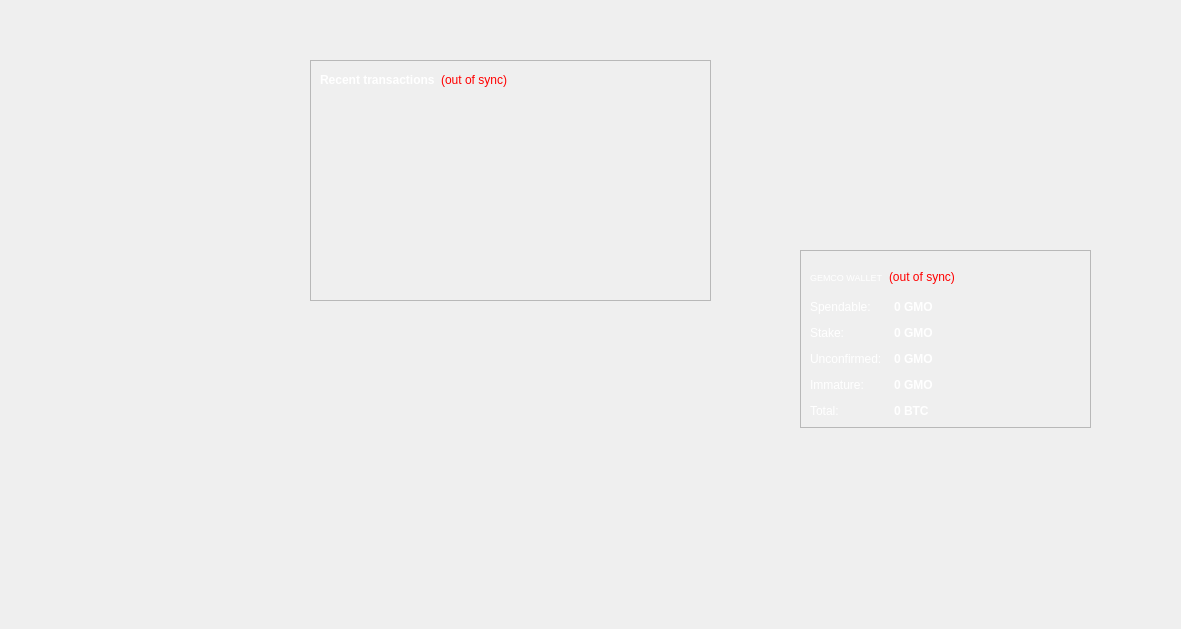
<?xml version="1.0" encoding="UTF-8"?>
<ui version="4.0">
 <class>OverviewPage</class>
 <widget class="QWidget" name="OverviewPage">
  <property name="geometry">
   <rect>
    <x>0</x>
    <y>0</y>
    <width>1181</width>
    <height>629</height>
   </rect>
  </property>
  <property name="windowTitle">
   <string>Form</string>
  </property>
  <property name="styleSheet">
   <string notr="true">color: rgb(255, 255, 255);</string>
  </property>
  <widget class="QWidget" name="">
   <property name="geometry">
    <rect>
     <x>310</x>
     <y>60</y>
     <width>401</width>
     <height>241</height>
    </rect>
   </property>
   <layout class="QVBoxLayout" name="verticalLayout_3">
    <item>
     <widget class="QFrame" name="frame_2">
      <property name="styleSheet">
       <string notr="true">color: rgb(255, 255, 255);</string>
      </property>
      <property name="frameShape">
       <enum>QFrame::StyledPanel</enum>
      </property>
      <property name="frameShadow">
       <enum>QFrame::Raised</enum>
      </property>
      <layout class="QVBoxLayout" name="verticalLayout">
       <item>
        <layout class="QHBoxLayout" name="horizontalLayout_2">
         <item>
          <widget class="QLabel" name="label_4">
           <property name="text">
            <string>&lt;b&gt;Recent transactions&lt;/b&gt;</string>
           </property>
          </widget>
         </item>
         <item>
          <widget class="QLabel" name="labelTransactionsStatus">
           <property name="toolTip">
            <string>The displayed information may be out of date. Your wallet automatically synchronizes with the GEMCO network after a connection is established, but this process has not completed yet.</string>
           </property>
           <property name="styleSheet">
            <string notr="true">QLabel { color: red; }</string>
           </property>
           <property name="text">
            <string notr="true">(out of sync)</string>
           </property>
           <property name="alignment">
            <set>Qt::AlignRight|Qt::AlignTrailing|Qt::AlignVCenter</set>
           </property>
          </widget>
         </item>
         <item>
          <spacer name="horizontalSpacer">
           <property name="orientation">
            <enum>Qt::Horizontal</enum>
           </property>
           <property name="sizeHint" stdset="0">
            <size>
             <width>40</width>
             <height>20</height>
            </size>
           </property>
          </spacer>
         </item>
        </layout>
       </item>
       <item>
        <widget class="QListView" name="listTransactions">
         <property name="palette">
          <palette>
           <active>
            <colorrole role="WindowText">
             <brush brushstyle="SolidPattern">
              <color alpha="255">
               <red>255</red>
               <green>255</green>
               <blue>255</blue>
              </color>
             </brush>
            </colorrole>
            <colorrole role="Button">
             <brush brushstyle="SolidPattern">
              <color alpha="0">
               <red>0</red>
               <green>0</green>
               <blue>0</blue>
              </color>
             </brush>
            </colorrole>
            <colorrole role="Text">
             <brush brushstyle="SolidPattern">
              <color alpha="255">
               <red>255</red>
               <green>255</green>
               <blue>255</blue>
              </color>
             </brush>
            </colorrole>
            <colorrole role="ButtonText">
             <brush brushstyle="SolidPattern">
              <color alpha="255">
               <red>255</red>
               <green>255</green>
               <blue>255</blue>
              </color>
             </brush>
            </colorrole>
            <colorrole role="Base">
             <brush brushstyle="NoBrush">
              <color alpha="255">
               <red>0</red>
               <green>0</green>
               <blue>0</blue>
              </color>
             </brush>
            </colorrole>
            <colorrole role="Window">
             <brush brushstyle="SolidPattern">
              <color alpha="0">
               <red>0</red>
               <green>0</green>
               <blue>0</blue>
              </color>
             </brush>
            </colorrole>
           </active>
           <inactive>
            <colorrole role="WindowText">
             <brush brushstyle="SolidPattern">
              <color alpha="255">
               <red>255</red>
               <green>255</green>
               <blue>255</blue>
              </color>
             </brush>
            </colorrole>
            <colorrole role="Button">
             <brush brushstyle="SolidPattern">
              <color alpha="0">
               <red>0</red>
               <green>0</green>
               <blue>0</blue>
              </color>
             </brush>
            </colorrole>
            <colorrole role="Text">
             <brush brushstyle="SolidPattern">
              <color alpha="255">
               <red>255</red>
               <green>255</green>
               <blue>255</blue>
              </color>
             </brush>
            </colorrole>
            <colorrole role="ButtonText">
             <brush brushstyle="SolidPattern">
              <color alpha="255">
               <red>255</red>
               <green>255</green>
               <blue>255</blue>
              </color>
             </brush>
            </colorrole>
            <colorrole role="Base">
             <brush brushstyle="NoBrush">
              <color alpha="255">
               <red>0</red>
               <green>0</green>
               <blue>0</blue>
              </color>
             </brush>
            </colorrole>
            <colorrole role="Window">
             <brush brushstyle="SolidPattern">
              <color alpha="0">
               <red>0</red>
               <green>0</green>
               <blue>0</blue>
              </color>
             </brush>
            </colorrole>
           </inactive>
           <disabled>
            <colorrole role="WindowText">
             <brush brushstyle="SolidPattern">
              <color alpha="255">
               <red>255</red>
               <green>255</green>
               <blue>255</blue>
              </color>
             </brush>
            </colorrole>
            <colorrole role="Button">
             <brush brushstyle="SolidPattern">
              <color alpha="0">
               <red>0</red>
               <green>0</green>
               <blue>0</blue>
              </color>
             </brush>
            </colorrole>
            <colorrole role="Text">
             <brush brushstyle="SolidPattern">
              <color alpha="255">
               <red>255</red>
               <green>255</green>
               <blue>255</blue>
              </color>
             </brush>
            </colorrole>
            <colorrole role="ButtonText">
             <brush brushstyle="SolidPattern">
              <color alpha="255">
               <red>255</red>
               <green>255</green>
               <blue>255</blue>
              </color>
             </brush>
            </colorrole>
            <colorrole role="Base">
             <brush brushstyle="NoBrush">
              <color alpha="255">
               <red>0</red>
               <green>0</green>
               <blue>0</blue>
              </color>
             </brush>
            </colorrole>
            <colorrole role="Window">
             <brush brushstyle="SolidPattern">
              <color alpha="0">
               <red>0</red>
               <green>0</green>
               <blue>0</blue>
              </color>
             </brush>
            </colorrole>
           </disabled>
          </palette>
         </property>
         <property name="font">
          <font>
           <pointsize>7</pointsize>
           <weight>75</weight>
           <bold>true</bold>
          </font>
         </property>
         <property name="styleSheet">
          <string notr="true">QListView { background: transparent; }
color: rgb(255, 255, 255);</string>
         </property>
         <property name="frameShape">
          <enum>QFrame::NoFrame</enum>
         </property>
         <property name="verticalScrollBarPolicy">
          <enum>Qt::ScrollBarAlwaysOff</enum>
         </property>
         <property name="horizontalScrollBarPolicy">
          <enum>Qt::ScrollBarAlwaysOff</enum>
         </property>
         <property name="selectionMode">
          <enum>QAbstractItemView::NoSelection</enum>
         </property>
        </widget>
       </item>
      </layout>
     </widget>
    </item>
   </layout>
  </widget>
  <widget class="QFrame" name="frame">
   <property name="geometry">
    <rect>
     <x>800</x>
     <y>250</y>
     <width>291</width>
     <height>178</height>
    </rect>
   </property>
   <property name="frameShape">
    <enum>QFrame::StyledPanel</enum>
   </property>
   <property name="frameShadow">
    <enum>QFrame::Raised</enum>
   </property>
   <layout class="QVBoxLayout" name="verticalLayout_4">
    <item>
     <layout class="QHBoxLayout" name="horizontalLayout_4">
      <item>
       <widget class="QLabel" name="label_5">
        <property name="font">
         <font>
          <pointsize>7</pointsize>
          <weight>50</weight>
          <bold>false</bold>
         </font>
        </property>
        <property name="text">
         <string>GEMCO WALLET</string>
        </property>
       </widget>
      </item>
      <item>
       <widget class="QLabel" name="labelWalletStatus">
        <property name="toolTip">
         <string>The displayed information may be out of date. Your wallet automatically synchronizes with the GEMCO network after a connection is established, but this process has not completed yet.</string>
        </property>
        <property name="styleSheet">
         <string notr="true">QLabel { color: red; }</string>
        </property>
        <property name="text">
         <string notr="true">(out of sync)</string>
        </property>
        <property name="alignment">
         <set>Qt::AlignLeading|Qt::AlignLeft|Qt::AlignVCenter</set>
        </property>
       </widget>
      </item>
      <item>
       <spacer name="horizontalSpacer_2">
        <property name="orientation">
         <enum>Qt::Horizontal</enum>
        </property>
        <property name="sizeHint" stdset="0">
         <size>
          <width>40</width>
          <height>20</height>
         </size>
        </property>
       </spacer>
      </item>
     </layout>
    </item>
    <item>
     <layout class="QFormLayout" name="formLayout_2">
      <property name="fieldGrowthPolicy">
       <enum>QFormLayout::AllNonFixedFieldsGrow</enum>
      </property>
      <property name="horizontalSpacing">
       <number>12</number>
      </property>
      <property name="verticalSpacing">
       <number>12</number>
      </property>
      <item row="0" column="0">
       <widget class="QLabel" name="label">
        <property name="text">
         <string>Spendable:</string>
        </property>
       </widget>
      </item>
      <item row="0" column="1">
       <widget class="QLabel" name="labelBalance">
        <property name="font">
         <font>
          <weight>75</weight>
          <bold>true</bold>
         </font>
        </property>
        <property name="cursor">
         <cursorShape>IBeamCursor</cursorShape>
        </property>
        <property name="toolTip">
         <string>Your current spendable balance</string>
        </property>
        <property name="text">
         <string notr="true">0 GMO</string>
        </property>
        <property name="textInteractionFlags">
         <set>Qt::LinksAccessibleByMouse|Qt::TextSelectableByKeyboard|Qt::TextSelectableByMouse</set>
        </property>
       </widget>
      </item>
      <item row="1" column="0">
       <widget class="QLabel" name="label_6">
        <property name="text">
         <string>Stake:</string>
        </property>
       </widget>
      </item>
      <item row="1" column="1">
       <widget class="QLabel" name="labelStake">
        <property name="font">
         <font>
          <weight>75</weight>
          <bold>true</bold>
         </font>
        </property>
        <property name="cursor">
         <cursorShape>IBeamCursor</cursorShape>
        </property>
        <property name="toolTip">
         <string>Total of coins that was staked, and do not yet count toward the current balance</string>
        </property>
        <property name="text">
         <string notr="true">0 GMO</string>
        </property>
        <property name="textInteractionFlags">
         <set>Qt::LinksAccessibleByMouse|Qt::TextSelectableByKeyboard|Qt::TextSelectableByMouse</set>
        </property>
       </widget>
      </item>
      <item row="2" column="0">
       <widget class="QLabel" name="label_3">
        <property name="text">
         <string>Unconfirmed:</string>
        </property>
       </widget>
      </item>
      <item row="2" column="1">
       <widget class="QLabel" name="labelUnconfirmed">
        <property name="font">
         <font>
          <weight>75</weight>
          <bold>true</bold>
         </font>
        </property>
        <property name="cursor">
         <cursorShape>IBeamCursor</cursorShape>
        </property>
        <property name="toolTip">
         <string>Total of transactions that have yet to be confirmed, and do not yet count toward the current balance</string>
        </property>
        <property name="text">
         <string notr="true">0 GMO</string>
        </property>
        <property name="textInteractionFlags">
         <set>Qt::LinksAccessibleByMouse|Qt::TextSelectableByKeyboard|Qt::TextSelectableByMouse</set>
        </property>
       </widget>
      </item>
      <item row="3" column="0">
       <widget class="QLabel" name="labelImmatureText">
        <property name="text">
         <string>Immature:</string>
        </property>
       </widget>
      </item>
      <item row="3" column="1">
       <widget class="QLabel" name="labelImmature">
        <property name="font">
         <font>
          <weight>75</weight>
          <bold>true</bold>
         </font>
        </property>
        <property name="toolTip">
         <string>Mined balance that has not yet matured</string>
        </property>
        <property name="text">
         <string notr="true">0 GMO</string>
        </property>
        <property name="textInteractionFlags">
         <set>Qt::LinksAccessibleByMouse|Qt::TextSelectableByKeyboard|Qt::TextSelectableByMouse</set>
        </property>
       </widget>
      </item>
      <item row="4" column="0">
       <widget class="QLabel" name="labelTotalText">
        <property name="text">
         <string>Total:</string>
        </property>
       </widget>
      </item>
      <item row="4" column="1">
       <widget class="QLabel" name="labelTotal">
        <property name="font">
         <font>
          <weight>75</weight>
          <bold>true</bold>
         </font>
        </property>
        <property name="cursor">
         <cursorShape>IBeamCursor</cursorShape>
        </property>
        <property name="toolTip">
         <string>Your current total balance</string>
        </property>
        <property name="text">
         <string notr="true">0 BTC</string>
        </property>
        <property name="textInteractionFlags">
         <set>Qt::LinksAccessibleByMouse|Qt::TextSelectableByKeyboard|Qt::TextSelectableByMouse</set>
        </property>
       </widget>
      </item>
     </layout>
    </item>
   </layout>
  </widget>
  <zorder>frame_2</zorder>
 </widget>
 <resources/>
 <connections/>
</ui>
